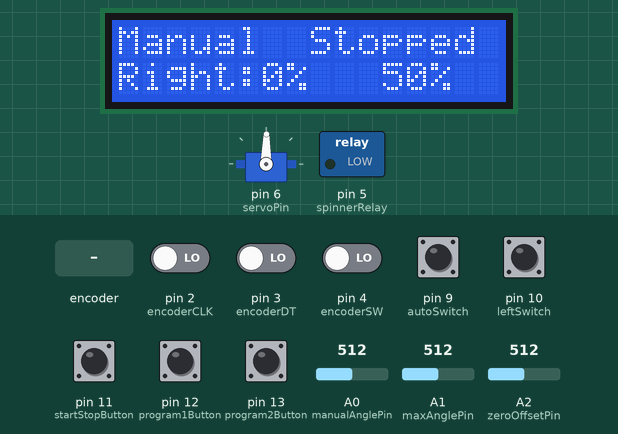
Recording of a program running on a simulated Arduino Uno, built with avr-gcc and run on an emulated ATmega328P. Parts: 16×2 character LCD, servo, switched loads named in the program (green lamp = pin HIGH). Inputs (shaded band) come from the test bench; at power-on: pin 2 (encoderCLK), pin 3 (encoderDT), pin 4 (encoderSW), pin 9 (autoSwitch), pin 10 (leftSwitch), pin 11 (startStopButton), pin 12 (program1Button), pin 13 (program2Button) LOW, A0 (manualAnglePin) = 512, A1 (maxAnglePin) = 512, A2 (zeroOffsetPin) = 512.

Above: at 2.7 s.
2.8 s: pin 11 (startStopButton) pulled HIGH for 0.15 s
At 3.8 s:
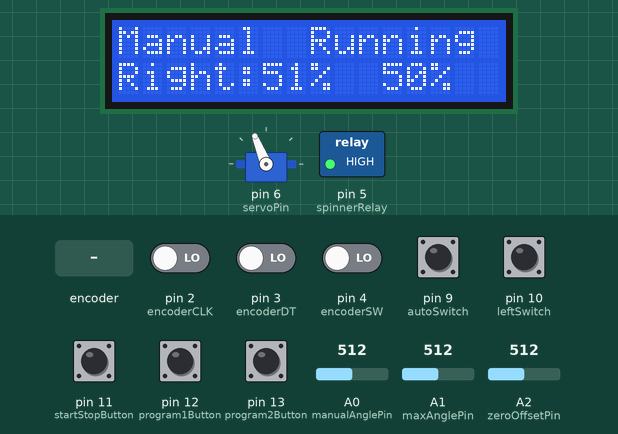
4.4 s: pin 9 (autoSwitch) pulled HIGH for 0.15 s
At 4.49 s:
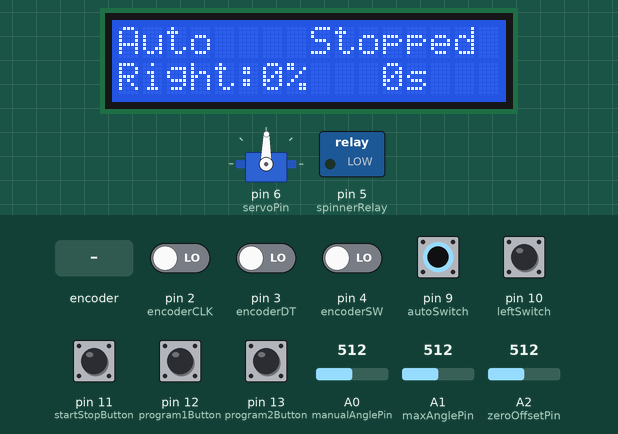
6.0 s: pin 12 (program1Button) pulled HIGH for 0.15 s
At 8.4 s:
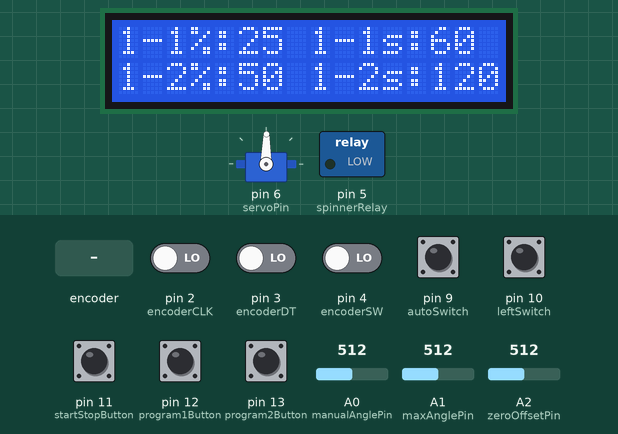
9.1 s: pin 9 (autoSwitch) pulled HIGH for 1 s
At 11.4 s:
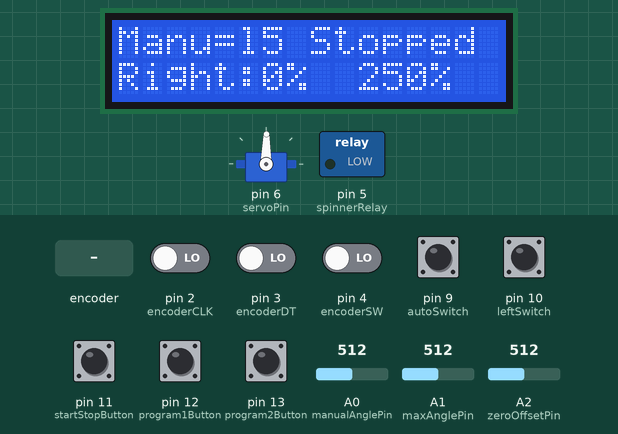
13.1 s: rotary encoder on pin 2 (encoderCLK) / pin 3 (encoderDT) turned 3 steps (first pin leading)
At 14.8 s:
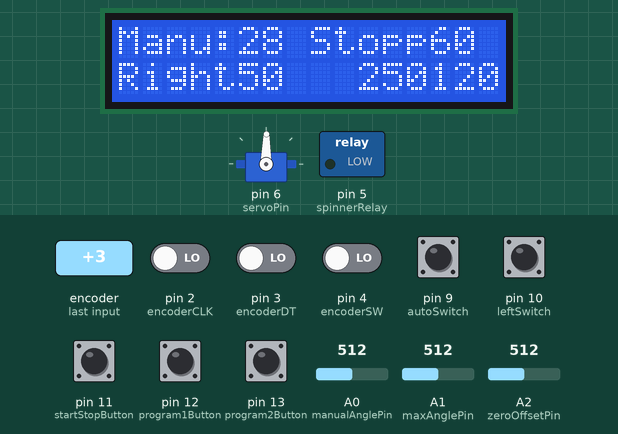
16.5 s: pin 11 (startStopButton) pulled HIGH for 1 s
At 17.1 s:
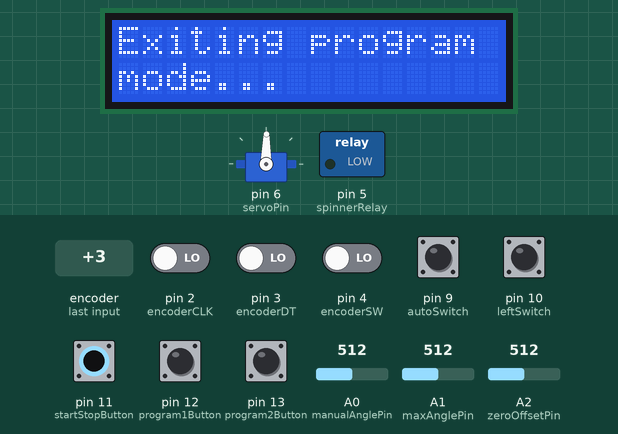
Timing chart, 0 to 19.5 s (numbered marks = the images above; inputs shaded):
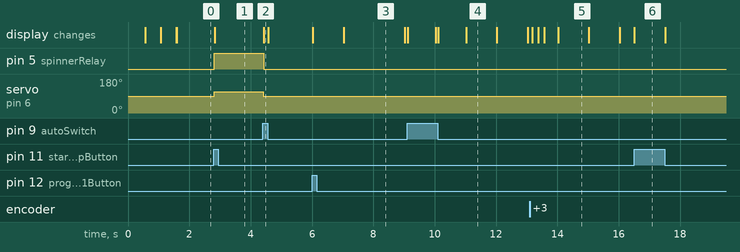

Measured:
- after the input at 2.8 s, pin 5 (spinnerRelay): LOW → HIGH at once; servo on pin 6 (servoPin): 89° → 112° at once; the display: changes at once (image 1)
- after the input at 4.4 s, pin 5 (spinnerRelay): HIGH → LOW at once; servo on pin 6 (servoPin): 112° → 89° at once; the display: changes at once (image 2)
- after the input at 6.0 s, the display: first changes at once (image 3 shows a later state)
- after the input at 9.1 s, the display: first changes at once (image 4 shows a later state)
- after the input at 13.1 s, the display: first changes after 0.08 s (image 5 shows a later state)
- after the input at 16.5 s, the display: changes at once (image 6)
- what the display in image 3 shows lasts 2.0 s, from 7.0 s to 9.0 s

The program:

main.cpp
```cpp
#include <Arduino.h>

#include <config.h>
#include <misc.h>
#include <LCD.h>
#include <power.h>
#include <run.h>
#include <sequence.h>

void setup()
{
  // set up the LCD's number of columns and rows
  lcd.begin(16, 2); // define LCD layout

  lcd.clear();
  lcd.setCursor(0, 0);
  lcd.print("Booting...");
  delay(500);
  lcd.setCursor(0, 1);
  lcd.print("Init. in/outputs");

  pinMode(startStopButton, INPUT);
  pinMode(program1Button, INPUT);
  pinMode(program2Button, INPUT);
  pinMode(autoSwitch, INPUT);
  // pinMode(manSwitch, INPUT);
  pinMode(leftSwitch, INPUT);
  // pinMode(rightSwitch, INPUT);
  pinMode(spinnerRelay, OUTPUT);
  pinMode(encoderCLK, INPUT);
  pinMode(encoderDT, INPUT);
  pinMode(encoderSW, INPUT);
  delay(500);

  lcd.setCursor(0, 1);
  lcd.print("Attaching servo ");
  myServo.attach(servoPin); // attaches the servo on pin 9 to the servo object
  delay(500);

  lcd.clear();
}

void loop()
{
  manualAngleValue = analogRead(manualAnglePin); // reads the value of the potentiometer (value between 0 and 1023)
  maxAngleValue = analogRead(maxAnglePin);
  zeroOffsetValue = analogRead(zeroOffsetPin);

  startStopButtonState = digitalRead(startStopButton);
  program1ButtonState = digitalRead(program1Button);
  program2ButtonState = digitalRead(program2Button);
  autoSwitchState = digitalRead(autoSwitch);
  // manSwitchState = digitalRead(manSwitch);

  if (spinning == 0) // Don't change direction during spinning
  {
    leftSwitchState = digitalRead(leftSwitch);
    // rightSwitchState = digitalRead(rightSwitch);
  }

  if (autoSwitchState != autoSwitchStateLast) // Check if Manual/Auto-switch is switched. If so stop everything
  {
    spinning = 0;
    servoAngle = 0;
    powerControl();
    writeLCD();
    autoSwitchStateLast = autoSwitchState;
  }

  zeroOffset = map(zeroOffsetValue, 1023, 0, -25, 25); // Set zero offset for servo
  maxAngle = map(maxAngleValue, 0, 1023, 0, 90); // Set max angle for servo

  if (autoSwitchState == 0 && program1ButtonState == 1 && spinning == 0 && programMode1 != 1)
  {
    lcd.clear();
    lcd.setCursor(0, 0);
    lcd.print("Entering auto");
    lcd.setCursor(0, 1);
    lcd.print("program 1...");
    programMode1 = 1;
    delay(1000);
    lcd.clear();
    lcd.setCursor(0, 0);
    lcd.print("1-1%:");
    lcd.setCursor(8, 0);
    lcd.print("1-1s:");
    lcd.setCursor(0, 1);
    lcd.print("1-2%:");
    lcd.setCursor(8, 1);
    lcd.print("1-2s:");
    writeLCDProgramMode(program11Percent, program11RunTime, program12Percent, program12RunTime);
    programModeValue = 1;
    blinkColonMillis = millis();
  }

  if (programMode1 == 1 && startStopButtonState == 1)
  {
    programMode1 = 0;
    programModeValue = 0;
    startStopButtonState = 0;
    lcd.clear();
    lcd.setCursor(0, 0);
    lcd.print("Exiting program");
    lcd.setCursor(0, 1);
    lcd.print("mode...");
    delay(1000);
    lcd.clear();
    writeLCD();
  }

  if (programMode1 == 1)
  {
    programSequence1();
  }
  else if (autoSwitchState == 0)
  {
    manualRun();
  }
  else
  {
    autoRun();
  }
}
```

misc.h
```cpp
int intToStringToLength(int val)
{
  valString = String(val);
  valLength = valString.length();
  return valLength;
}
```

power.h
```cpp
void powerControl()
{
  if (spinning == 0)
  {
    servoAngle = 90;
  }
  else if (autoSwitchState == 0)
  {
    servoAngle = map(manualAngleValue, 1023, 0, servoLow, servoHigh);
  }

  myServo.write(servoAngle + zeroOffset); // sets the servo position according to the scaled value
  delay(15);                              // waits for the servo to get there
  digitalWrite(spinnerRelay, spinning);
}
```

run.h
```cpp
void manualRun() // Potentiometer
{
  if (manualAngleValue < manualAngleValueLast - 5 || manualAngleValue > manualAngleValueLast + 5)
  {
    powerControl();
    writeLCD();
    manualAngleValueLast = manualAngleValue;
  }

  if (startStopButtonState != startStopButtonStateLast) // Start/Stop-button
  {
    if (startStopButtonState == 1 && startStopButtonStateLast == 0 && millis() - startStopTimeMillis > debounce)
    {
      if (spinning == 1)
      {
        spinning = 0;
      }
      else
      {
        spinning = 1;
      }
      // program11 = 0;
      // program12 = 0;
      powerControl();
    }
    writeLCD();
    startStopButtonStateLast = startStopButtonState;
    startStopTimeMillis = millis();
  }

  if (leftSwitchState != leftSwitchStateLast) // Left/Right-switch toggled
  {
    powerControl();
    writeLCD();
    leftSwitchStateLast = leftSwitchState;
  }

  if (leftSwitchState == 1)
  {
    servoLow = 90 - maxAngle;
    servoHigh = 90;
  }
  else
  {
    servoLow = 90 + maxAngle;
    servoHigh = 90;
  }
  powerControl();
}

void autoRun()
{
  // Checking inputs
  if (program1ButtonState != program1ButtonStateLast)
  {
    if (program1ButtonState == 1 && program1ButtonStateLast == 0 && millis() - program11StartTime > debounce)
    {
      program11 = 1;
      program11StartTime = millis();
    }
    writeLCD();
    program1ButtonStateLast = program1ButtonState;
  }
  /*
    if (program2ButtonState != program2ButtonStateLast) {
      writeLCD();
      program2ButtonStateLast = program2ButtonState;
    }
    if (program11 == 1) {
      if (leftSwitchState == 1) {
        servoAngle = 90 - program11Percent;
      }
      else {
        servoAngle = 90 + program11Percent;
      }
      spinning = 1;
      writeLCD();
      powerControl();
    }
  */

  if (startStopButtonState != startStopButtonStateLast) // Start/Stop-button toggled
  {
    if (startStopButtonState == 1 && startStopButtonStateLast == 0 && millis() - startStopTimeMillis > debounce)
    {
      if (spinning == 1)
      {
        spinning = 0;
      }
      program11 = 0;
      program12 = 0;
      powerControl();
    }
    writeLCD();
    startStopButtonStateLast = startStopButtonState;
    startStopTimeMillis = millis();
  }

  /**********
   *  Auto sequences
   **********/
  // Program 1
  if (program11 == 1)
  {               // Program 1-1 starts
    spinning = 1; // Rotation starts
    if (leftSwitchState == 1) // Check direction switch and set servo angle
    {
      servoAngle = 90 - maxAngle * program11Percent / 100;
    }
    else
    {
      servoAngle = 90 + maxAngle * program11Percent / 100;
    }
    writeLCD();
    powerControl();
  }
  if (program11 == 1 && millis() - program11StartTime > (program11RunTime * 1000)) // Program 1-2 starts
  {
    program11 = 0; // Stop sequence 1-1
    program12 = 1;
    program12StartTime = millis();

    if (leftSwitchState == 1) // Check direction switch and set servo angle
    {
      servoAngle = 90 - maxAngle * program12Percent / 100;
    }
    else
    {
      servoAngle = 90 + maxAngle * program12Percent / 100;
    }
    writeLCD();
    powerControl();
  }

  if (program12 == 1 && millis() - program12StartTime > (program12RunTime * 1000)) // Last sequence finished
  {
    servoAngle = 90;
    spinning = 0;
    writeLCD();
    powerControl();
    program12 = 0;
  }

  if (spinning == 1) // Running time left
  {
    if (program11 == 1)
    {
      displayTime = ((program11RunTime * 1000) - millis() + program11StartTime) / 1000;
    }
    else if (program12 == 1)
    {
      displayTime = ((program12RunTime * 1000) - millis() + program12StartTime) / 1000;
    }
  }
  else
  {
    displayTime = 0;
  }
  writeLCD();
}
```

sequence.h
```cpp
void programSequence1()
{
  encoderCLKState = digitalRead(encoderCLK);
  encoderDTState = digitalRead(encoderDT);
  encoderSWState = digitalRead(encoderSW);

  if ((encoderDTStateLast == 0) && (encoderDTState == 1))
  {
    if (programModeValue == 1)
    { // setting first servo degrees
      if (encoderCLKState == 0)
      {
        program11Percent--;
        if (program11Percent <= 0)
        {
          program11Percent = 0;
        }
      }
      else
      {
        program11Percent++;
        if (program11Percent >= 100)
        {
          program11Percent = 100;
        }
      }
    }
    else if (programModeValue == 2) // setting first time
    {
      //
    }
    else if (programModeValue == 3) // setting second servo degrees
    {
      //
    }
    else // setting second time
    {
      //
    }
    writeLCDProgramMode(program11Percent, program11RunTime, program12Percent, program12RunTime);
  }
  encoderDTStateLast = encoderDTState;

  if (encoderSWState != encoderSWStateLast)
  {
    if (encoderSWState == 0 && encoderSWStateLast == 1 && millis() - encoderSWTimeMillis > debounce)
    {
      programModeValue++;
      if (programModeValue >= 5)
      {
        programModeValue = 1;
      }
      encoderSWStateLast = encoderSWState;
      encoderSWTimeMillis = millis();
    }
  }
  blinkColon();
}

void programSequence2()
{
  lcd.clear();
  lcd.setCursor(0, 0);
  lcd.print("Program mode 2");
}
```

config.h
```cpp
/*
  ardHoneyServo
  by Jon Sagebrand
  jonsagebrand@gmail.com
  github.com/jonsag/ardHoneyServo
*/

#include <Servo.h>
#include <LiquidCrystal595.h> // 3 pin LCD
//#include <LiquidCrystal.h> // 6 pin LCD

Servo myServo; // create servo object to control a servo

/**********
 * Digital pins
 **********/
#define encoderCLK 2 // Rotary encoder CLK signal
#define encoderDT 3 // Rotary encoder DT signal
#define encoderSW 4  // Rotary encoders switch, goes LOW when pressed

#define spinnerRelay 5 // pin for spinner relay

#define servoPin 6

#define autoSwitch 9
#define leftSwitch 10
#define startStopButton 11
#define program1Button 12
#define program2Button 13

/**********
 * Analog pins
 **********/
#define manualAnglePin A0 // analog pin used to connect the potentiometer
#define maxAnglePin A1    // analog pin used to set max angle
#define zeroOffsetPin A2  // analog pin used to set zero angle

#define data A3
#define latch A4
#define clock A5

/**********
 * LCD
 **********/
// LiquidCrystal lcd(7, 6, 5, 4, 3, 2); // 6 pin LCD
LiquidCrystal595 lcd(data, latch, clock); // 3 pin LCD: datapin, latchpin, clockpin
/*
 74595
 DIP				Arduino
 10 - Reset - GND
 11 - Shift Clock - 7
 12 - Latch Clock - 6
 13 - Output Enable - Vcc
 14 - Data - 5
 */

int manualAngleValue;         // variable to read the value from the analog pin
int manualAngleValueLast = 0; // stores last value from pot
String potString = "";        // holds pot value as string
int potLength = 0;            // holds number of characters for potString
int potPosition = 0;          // holds position of print to lcd

int maxAngleValue;   // variable to read the value from analog pin
int zeroOffsetValue; // variable to read the value from analog pin

// String motorSpeedString = ""; // holds speed as string
// int motorSpeedLength = 0; // holds number of characters for motorSpeedString

int maxAngle;   // maximum degrees for the servo in each direction
int zeroOffset; // value for zero offset of servo
int servoAngle = 0;
int motorSpeed = 0;
int servoLow = 0;
int servoHigh = 0;

bool spinning = 0;    // high if spinner is spinning

int startStopButtonState = 0;
int program1ButtonState = 0;
int program2ButtonState = 0;

int startStopButtonStateLast = 0;
int program1ButtonStateLast = 0;
int program2ButtonStateLast = 0;

///// Man/Auto-switch
// const int manSwitch = 1;
int autoSwitchState = 0;
// int manSwitchState = 0;
int autoSwitchStateLast = 0;
// inst manSwitchStateLast = 0;


// const int rightSwitch = 10;
int leftSwitchState = 0;
// int rightSwitchState = 1;
int leftSwitchStateLast = 0;
// int rightSwitchStateLast = 0;

///// Rotary encoder

int encoderCLKState = 0;
int encoderDTState = 0;
int encoderSWState = 0;
int encoderDTStateLast = 0;
int encoderSWStateLast = 0;

long startStopTimeMillis = 0; // the last time Start/Stop was toggled
long encoderSWTimeMillis = 0; // the last time encoder button was toggled
long debounce = 200;          // the debounce time, increase if the output flickers

bool program11 = 0;                  // set when in auto sequence 1-1
int program11Percent = 25;           // initial value, in percent, for servo in auto sequence 1-1
unsigned long program11RunTime = 60; // initial time, in seconds, for auto sequence 1-1
unsigned long program11StartTime = 0;
bool program12 = 0;                   // set when in auto sequence 1-2
int program12Percent = 50;            // initial value, in percent,  for servo in auto sequence 1-2
unsigned long program12RunTime = 120; // initial time, in seconds, for auto sequence 1-2
unsigned long program12StartTime = 0;
bool programMode1 = 0;
int programModeValue = 0; // which of the values are being programmed
unsigned long blinkColonMillis;
// bool blinkOut = 0;
String blinkChar = "=";

bool program21 = 0;                   // set when in auto sequence 2-1
int program21Percent = 50;            // initial value, in percent,  for servo in auto sequence 2-1
unsigned long program21RunTime = 30;  // initial time, in seconds, for auto sequence 2-1
bool program22 = 0;                   // set when in auto sequence 2-2
int program22Percent = 75;            // initial value, in percent,  for servo in auto sequence 2-2
unsigned long program22RunTime = 150; // initial time in, in seconds, for auto sequence 2-2
bool programMode2 = 0;

int displayTime = 0;
// String timeString = "";
// int timeLength = 0;

String valString = ""; // for calculation of length of values
int valLength;

int i = 0; // just a counter
```

LCD.h
```cpp
void writeLCDProgramMode(int firstPercent, int firstRunTime, int secondPercent, int secondRunTime)
{
  /**********
   *  Print values to LCD
   **********/
    lcd.setCursor(5, 0);
  lcd.print(firstPercent);
  valLength = intToStringToLength(firstPercent);

  if (valLength == 1)
  {
    lcd.setCursor(5 + valLength, 0);
    lcd.print("  ");
  }
  else if (valLength == 2)
  {
    lcd.setCursor(5 + valLength, 0);
    lcd.print(" ");
  }

  lcd.setCursor(13, 0);
  lcd.print(firstRunTime);
  valLength = intToStringToLength(firstRunTime);

  if (valLength == 1)
  {
    lcd.setCursor(13 + valLength, 0);
    lcd.print("  ");
  }
  else if (valLength == 2)
  {
    lcd.setCursor(13 + valLength, 0);
    lcd.print(" ");
  }
  lcd.setCursor(5, 1);
  lcd.print(secondPercent);
  valLength = intToStringToLength(secondPercent);

  if (valLength == 1)
  {
    lcd.setCursor(5 + valLength, 1);
    lcd.print("  ");
  }
  else if (valLength == 2)
  {
    lcd.setCursor(5 + valLength, 1);
    lcd.print(" ");
  }
  lcd.setCursor(13, 1);
  lcd.print(secondRunTime);
  valLength = intToStringToLength(secondRunTime);

  if (valLength == 1)
  {
    lcd.setCursor(13 + valLength, 1);
    lcd.print("  ");
  }
  else if (valLength == 2)
  {
    lcd.setCursor(13 + valLength, 1);
    lcd.print(" ");
  }
}

void blinkColon()
{
  if (millis() - blinkColonMillis >= 1000)
  {
    if (blinkChar == ":")
    {
      blinkChar = "=";
    }
    else
    {
      blinkChar = ":";
    }
    switch (programModeValue)
    {
    case 1:
      lcd.setCursor(4, 0);
      lcd.print(blinkChar);
      break;
    case 2:
      lcd.setCursor(12, 0);
      lcd.print(blinkChar);
      break;
    case 3:
      lcd.setCursor(4, 1);
      lcd.print(blinkChar);
      break;
    case 4:
      lcd.setCursor(12, 1);
      lcd.print(blinkChar);
      break;
    }
    blinkColonMillis = millis();
  }
}

void writeLCD()
{
  lcd.setCursor(0, 0);
  if (autoSwitchState == 1) // Manual/Auto
  {
    lcd.print("Auto  ");
  }
  else
  {
    lcd.print("Manual");
  }

  lcd.setCursor(8, 0);
  if (spinning == 1 && autoSwitchState == 0) // Stopped/Running
  {
    lcd.print("Running ");
  }
  else if (spinning == 1 && program11 == 1)
  {
    lcd.print("Prgm 1-1");
  }
  else if (spinning == 1 && program12 == 1)
  {
    lcd.print("Prgm 1-2");
  }
  else if (spinning == 1 && program21 == 1)
  {
    lcd.print("Prgm 2-1");
  }
  else if (spinning == 1 && program11 == 1)
  {
    lcd.print("Prgm 2-2");
  }
  else if (spinning == 0)
  {
    lcd.print("Stopped ");
  }
  else
  {
    lcd.print("Error...");
  }

  lcd.setCursor(0, 1);
  if (leftSwitchState == 1) // Direction
  {
    lcd.print("Left:");
  }
  else
  {
    lcd.print("Right:");
  }

  if (leftSwitchState == 1) // Speed
  {
    motorSpeed = map(servoAngle, 90, 90 - maxAngle, 0, 100);
  }
  else
  {
    motorSpeed = map(servoAngle, 90, 90 + maxAngle, 0, 100);
  }

  valLength = intToStringToLength(motorSpeed);

  if (leftSwitchState == 1)
  {
    lcd.setCursor(5, 1);
    lcd.print(motorSpeed);
    lcd.setCursor(5 + valLength, 1);
    lcd.print("%  ");
  }
  else
  {
    lcd.setCursor(6, 1);
    lcd.print(motorSpeed);
    lcd.setCursor(6 + valLength, 1);
    lcd.print("%  ");
  }

  if (autoSwitchState == 1)
  {
    // Time left on each auto sequence
    valLength = intToStringToLength(displayTime);
    lcd.setCursor(11, 1);
    lcd.print(displayTime);
    lcd.setCursor(11 + valLength, 1);
    lcd.print("s   ");
  }
  else
  {
    potPosition = map(manualAngleValue, 0, 1023, 0, 100);
    valLength = intToStringToLength(potPosition);
    lcd.setCursor(11, 1);
    lcd.print(potPosition);
    lcd.setCursor(11 + valLength, 1);
    lcd.print("%  ");
  }
}
```
